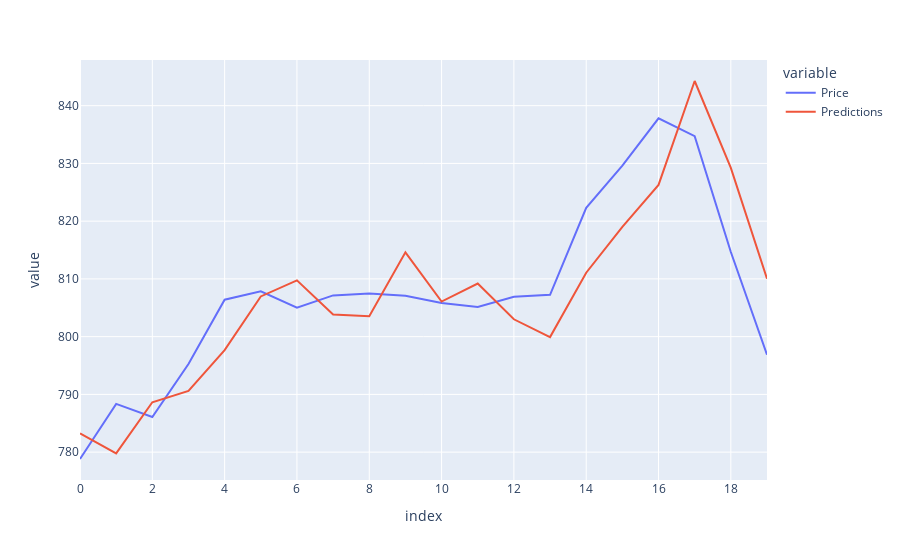

The notebook cell this image was saved under:
### Code cell
px.line(results1)

### Figure 1 — Plotly figure (JSON) as saved in the notebook; plotly's stock layout.template omitted (floating-point values rounded to 4 significant figures)
{"data": [{"hovertemplate": "variable=Price<br>index=%{x}<br>value=%{y}<extra></extra>", "legendgroup": "Price", "line": {"color": "#636efa", "dash": "solid"}, "marker": {"symbol": "circle"}, "mode": "lines", "name": "Price", "orientation": "v", "showlegend": true, "type": "scatter", "x": [0, 1, 2, 3, 4, 5, 6, 7, 8, 9, 10, 11, 12, 13, 14, 15, 16, 17, 18, 19], "xaxis": "x", "y": [778.8, 788.4, 786.1, 795.3, 806.4, 807.9, 805, 807.1, 807.5, 807.1, 805.8, 805.1, 806.9, 807.2, 822.3, 829.6, 837.8, 834.7, 814.7, 796.9], "yaxis": "y"}, {"hovertemplate": "variable=Predictions<br>index=%{x}<br>value=%{y}<extra></extra>", "legendgroup": "Predictions", "line": {"color": "#EF553B", "dash": "solid"}, "marker": {"symbol": "circle"}, "mode": "lines", "name": "Predictions", "orientation": "v", "showlegend": true, "type": "scatter", "x": [0, 1, 2, 3, 4, 5, 6, 7, 8, 9, 10, 11, 12, 13, 14, 15, 16, 17, 18, 19], "xaxis": "x", "y": [783.2, 779.8, 788.6, 790.6, 797.7, 807.0, 809.7, 803.8, 803.5, 814.6, 806.1, 809.2, 803.0, 799.9, 811.1, 819.0, 826.3, 844.3, 829.2, 810.0], "yaxis": "y"}], "layout": {"legend": {"title": {"text": "variable"}, "tracegroupgap": 0}, "margin": {"t": 60}, "xaxis": {"anchor": "y", "domain": [0, 1], "title": {"text": "index"}}, "yaxis": {"anchor": "x", "domain": [0, 1], "title": {"text": "value"}}}}
